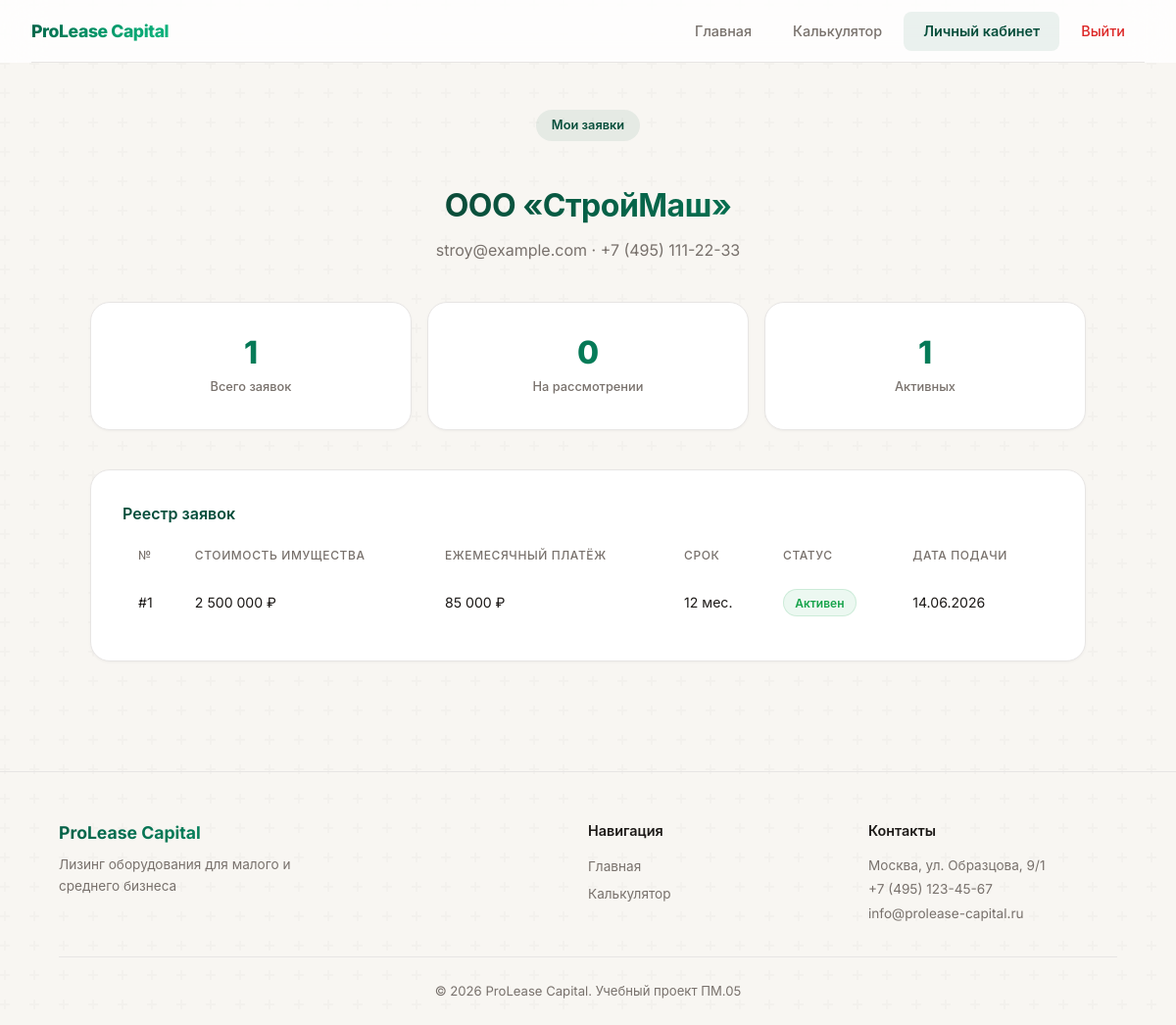
Screenshot of /pages/cabinet.php (signed in) with the database file from the repository.
### tables this page shows
CREATE TABLE IF NOT EXISTS users (
  id INT AUTO_INCREMENT PRIMARY KEY,
  name VARCHAR(255) NOT NULL,
  email VARCHAR(255) NOT NULL UNIQUE,
  phone VARCHAR(50) DEFAULT NULL,
  inn VARCHAR(12) DEFAULT NULL,
  password_hash VARCHAR(255) NOT NULL,
  created_at TIMESTAMP DEFAULT CURRENT_TIMESTAMP
);

CREATE TABLE IF NOT EXISTS applications (
  id INT AUTO_INCREMENT PRIMARY KEY,
  user_id INT DEFAULT NULL,
  asset_price DECIMAL(12,2) NOT NULL,
  advance_payment DECIMAL(12,2) DEFAULT 0,
  term_months INT NOT NULL DEFAULT 12,
  annual_rate DECIMAL(5,2) NOT NULL DEFAULT 15,
  buyout_percent DECIMAL(5,2) DEFAULT 10,
  monthly_payment DECIMAL(12,2) NOT NULL,
  total_paid DECIMAL(12,2) NOT NULL,
  status ENUM('pending','active','closed') DEFAULT 'pending',
  created_at TIMESTAMP DEFAULT CURRENT_TIMESTAMP,
  FOREIGN KEY (user_id) REFERENCES users(id) ON DELETE SET NULL
);

### pages/cabinet.php (the view, shortened to what this page needs)
<?php
$config = require __DIR__ . '/../config/database.php';
$userId = $_SESSION['user_id'] ?? null;
$user = null;
$applications = [];
$error = '';
$showRegister = false;
$pdo = null;
try {
    $pdo = new PDO(
        "mysql:host={$config['host']};dbname={$config['dbname']};charset=utf8mb4",
        $config['user'],
        $config['pass'],
        [PDO::ATTR_ERRMODE => PDO::ERRMODE_EXCEPTION, PDO::ATTR_DEFAULT_FETCH_MODE => PDO::FETCH_ASSOC]
    );
} catch (PDOException $e) {
}
if ($userId && $pdo) {
    $stmt = $pdo->prepare("SELECT * FROM users WHERE id = ?");
    $stmt->execute([$userId]);
    $user = $stmt->fetch();
    if ($user) {
        $stmt = $pdo->prepare("SELECT * FROM applications WHERE user_id = ? ORDER BY id DESC");
        $stmt->execute([$userId]);
        $applications = $stmt->fetchAll();
    } else {
        session_destroy();
        $userId = null;
    }
}
?>
<!DOCTYPE html>
<html lang="ru">
<head>
  <link rel="stylesheet" href="../css/style.css">
</head>
<body>
  <header class="header">
    <a href="../index.php" class="logo">ProLease Capital</a>
    <nav class="nav">
      <a href="../index.php">Главная</a>
      <a href="calculator.php">Калькулятор</a>
      <a href="cabinet.php" class="active">Личный кабинет</a>
      <?php if ($userId): ?>
        <a href="?logout=1" style="color: var(--danger);">Выйти</a>
      <?php endif; ?>
    </nav>
  </header>
  <main class="container">
    <?php if (!$userId): ?>
    <div style="max-width: 520px; margin: 0 auto; padding-top: 3rem;">
      <?php if ($error): ?>
        <div class="card" style="margin-bottom: 1rem; border-color: var(--danger);">
          <p style="color: var(--danger);"><?= htmlspecialchars($error) ?></p>
        </div>
      <?php endif; ?>
      <?php if (!$pdo): ?>
        <div class="card" style="margin-bottom: 1rem; border-color: var(--gold);">
          <p style="color: var(--gold);">База данных недоступна. Регистрация и вход временно невозможны.</p>
          <p style="color: var(--text-secondary); font-size: 0.85rem; margin-top: 0.5rem;">Данные калькулятора сохраняются в localStorage.</p>
        </div>
      <?php endif; ?>
      <section class="card" style="margin-bottom: 1rem;">
        <h2 style="font-size: 1.25rem; margin-bottom: 1.5rem;">Вход</h2>
          <form method="post">
            <input type="hidden" name="login" value="1">
            <div class="form-group">
              <label>Email</label>
              <input type="email" name="email" placeholder="you@example.com" required>
            </div>
            <div class="form-group">
              <label>Пароль</label>
              <input type="password" name="password" placeholder="Введите пароль" required>
            </div>
            <button class="btn" type="submit" <?= $pdo ? '' : 'disabled' ?>>Войти</button>
          </form>
        </section>
      <p style="text-align:center;margin-bottom:1.5rem;">
        <span style="color:var(--text-secondary);font-size:0.9rem;">Нет аккаунта?</span>
        <a href="#" onclick="document.getElementById('register-section').style.display='block';this.style.display='none';return false;" style="color:var(--primary);font-weight:600;font-size:0.9rem;">Зарегистрироваться</a>
      </p>
      <section id="register-section" class="card" style="<?= $showRegister ? '' : 'display:none; ' ?>margin-bottom:1.5rem;">
        <h2 style="font-size: 1.25rem; margin-bottom: 1.5rem;">Регистрация</h2>
          <form method="post">
            <input type="hidden" name="register" value="1">
            <div class="form-group">
              <label>Название / ФИО *</label>
              <input type="text" name="name" placeholder="ООО «Компания»" required>
            </div>
            <div class="form-group">
              <label>Email *</label>
              <input type="email" name="email" placeholder="you@example.com" required>
            </div>
            <div class="form-group">
              <label>Телефон</label>
              <input type="text" name="phone" placeholder="+7 (999) 123-45-67">
            </div>
            <div class="form-group">
              <label>Пароль * (мин. 6 символов)</label>
              <input type="password" name="password" placeholder="Придумайте пароль" required minlength="6">
            </div>
            <div class="form-group">
              <label>Повторите пароль *</label>
              <input type="password" name="confirm_password" placeholder="Повторите пароль" required>
            </div>
            <button class="btn" type="submit" <?= $pdo ? '' : 'disabled' ?>>Зарегистрироваться</button>
          </form>
        </section>
    </div>
    <?php else: ?>
    <div style="text-align: center; margin-bottom: 1rem;">
      <span class="hero-badge">Мои заявки</span>
    </div>
    <h1 style="font-size: 2rem; background: linear-gradient(135deg,#1c1917 0%,#065f46 50%,#059669 100%); -webkit-background-clip: text; background-clip: text; -webkit-text-fill-color: transparent; text-align: center;">
      <?= htmlspecialchars($user['name']) ?>
    </h1>
    <p class="subtitle" style="text-align: center;"><?= htmlspecialchars($user['email']) ?><?= $user['phone'] ? ' · ' . htmlspecialchars($user['phone']) : '' ?></p>
    <div class="stats-grid">
      <div class="stat-card">
        <div class="number"><?= count($applications) ?></div>
        <div class="label">Всего заявок</div>
      </div>
      <div class="stat-card">
        <div class="number"><?= count(array_filter($applications, fn($a) => $a['status'] === 'pending')) ?></div>
        <div class="label">На рассмотрении</div>
      </div>
      <div class="stat-card">
        <div class="number"><?= count(array_filter($applications, fn($a) => $a['status'] === 'active')) ?></div>
        <div class="label">Активных</div>
      </div>
    </div>
    <section class="card">
      <h2>Реестр заявок</h2>
      <div style="overflow-x: auto;">
        <table>
          <thead>
            <tr>
              <th>№</th>
              <th>Стоимость имущества</th>
              <th>Ежемесячный платёж</th>
              <th>Срок</th>
              <th>Статус</th>
              <th>Дата подачи</th>
            </tr>
          </thead>
          <tbody>
            <?php foreach ($applications as $a): ?>
            <tr>
              <td>#<?= $a['id'] ?></td>
              <td><?= number_format($a['asset_price'], 0, '', ' ') ?> ₽</td>
              <td><?= number_format($a['monthly_payment'], 0, '', ' ') ?> ₽</td>
              <td><?= $a['term_months'] ?> мес.</td>
              <td>
                <?php if ($a['status'] === 'active'): ?>
                  <span class="badge badge--active">Активен</span>
                <?php elseif ($a['status'] === 'pending'): ?>
                  <span class="badge badge--pending">На рассмотрении</span>
                <?php else: ?>
                  <span class="badge badge--closed">Закрыт</span>
                <?php endif; ?>
              </td>
              <td><?= date('d.m.Y', strtotime($a['created_at'])) ?></td>
            </tr>
            <?php endforeach; ?>
          </tbody>
        </table>
      </div>
    </section>
    <?php endif; ?>
  </main>
  <footer class="footer">
    <div class="footer-content">
      <div class="footer-grid">
        <div class="footer-col">
          <div class="footer-logo">ProLease Capital</div>
          <p class="footer-desc">Лизинг оборудования для малого и среднего бизнеса</p>
        </div>
        <div class="footer-col">
          <div class="footer-heading">Навигация</div>
          <a href="../index.php" class="footer-link">Главная</a>
          <a href="calculator.php" class="footer-link">Калькулятор</a>
        </div>
        <div class="footer-col">
          <div class="footer-heading">Контакты</div>
          <div class="footer-text">Москва, ул. Образцова, 9/1</div>
          <div class="footer-text">+7 (495) 123-45-67</div>
          <div class="footer-text">info@prolease-capital.ru</div>
        </div>
      </div>
      <div class="footer-bottom">© 2026 ProLease Capital. Учебный проект ПМ.05</div>
    </div>
  </footer>
</body>
</html>

### rows the page displays
users: name "ООО «СтройМаш»", email "stroy@example.com", phone "+7 (495) 111-22-33"
applications: status "0", status "1", id "1", asset_price "2 500 000", monthly_payment "85 000", term_months "12", shows "Активен", created_at "14.06.2026"

### other values shown
count($applications) "1"
